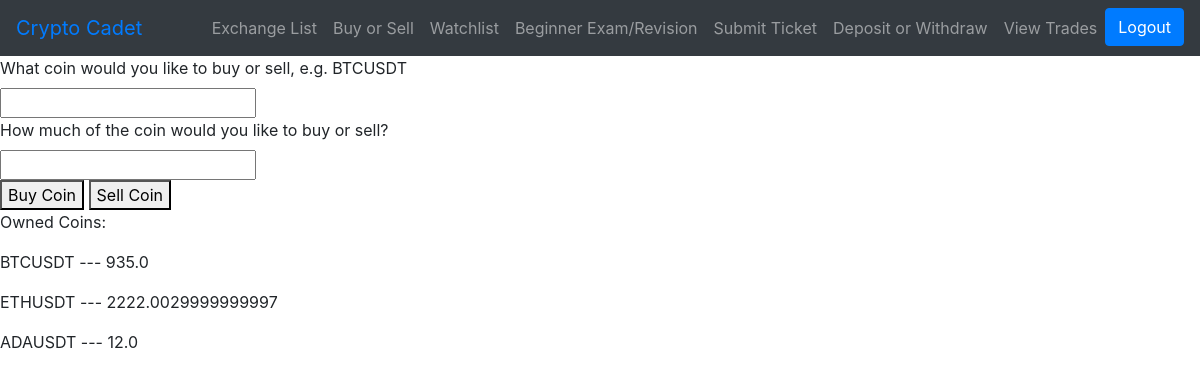
The page /BuyAndSell/ (signed in) on the database its author committed.
### main/models.py (models this page shows)
class OwnedCoin(models.Model):
    user = models.ForeignKey(User, on_delete=models.CASCADE)
    coinName = models.CharField(max_length=10)
    amount = models.FloatField()

### main/views.py (the view, shortened to what this page needs)
# urls.py: path("BuyAndSell/", views.BuyAndSell, name="BuyAndSell"),
def BuyAndSell(response):
    def getUser(request):
        return request.user
    coinName = response.POST.get("BuyOrSell")
    return render(response, "main/BuyAndSell.html", {"coins":OwnedCoin.objects.all(), "found":True})

### main/templates/main/BuyAndSell.html (shortened to what this page needs)
{% extends "main/base.html" %}
{% block content %}
    <form method="post">
        <label for="BuyOrSell">What coin would you like to buy or sell, e.g. BTCUSDT</label><br>
        <input type="text", name="BuyOrSell"><br>
        <label for="HowMuch">How much of the coin would you like to buy or sell?</label><br>
        <input type="number", step="0.0001" name="HowMuch"><br>
        <button type="submit", name="buy", value="buy">Buy Coin</button>
        <button type="submit", name="sell", value="sell">Sell Coin</button>
    </form>
    <p>Owned Coins:</p>
    {% for coin in coins %}
        {% if coin.amount != 0%}
        <p>{{coin.coinName}} --- {{coin.amount}}</p>
        {% endif %}
    {% endfor %}
{% endblock %}

### rows shown on the page
OwnedCoin: coinName "BTCUSDT", amount "935.0"
OwnedCoin: coinName "ETHUSDT", amount "2222.0029999999997"
OwnedCoin: coinName "ADAUSDT", amount "12.0"
